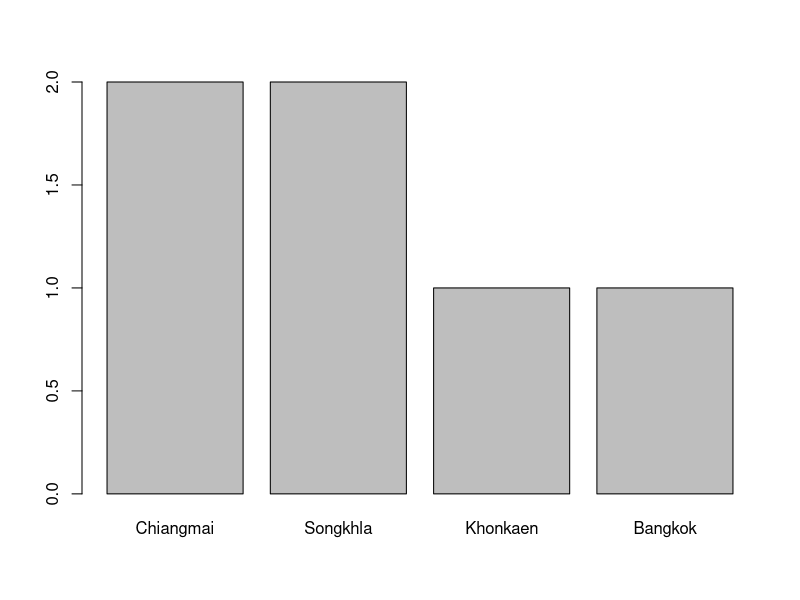
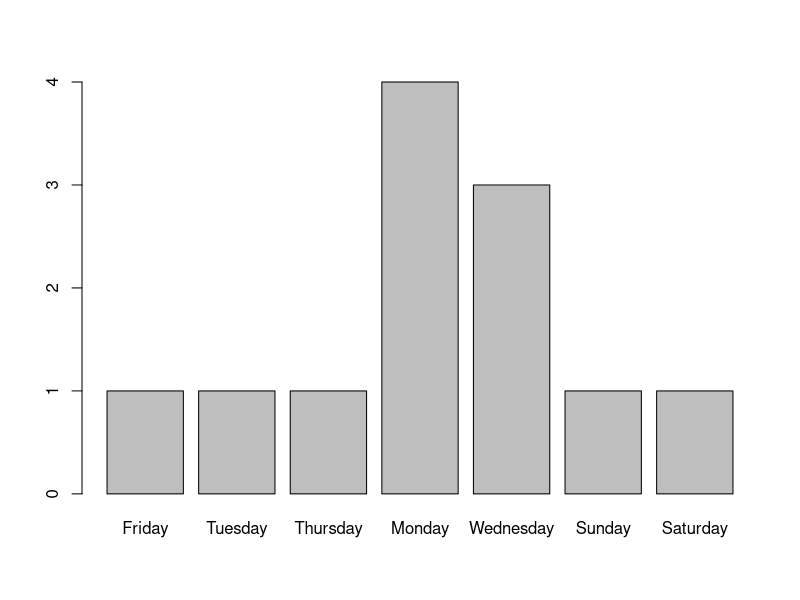

Reproduce these figures in R, in order.
## ---- chunk 1
knitr::opts_chunk$set(echo = TRUE)
## ---- chunk 2
mix <- c(TRUE, "Correct", 8, 2.2) # Different Data Type

# Display and check the class of the vector "mix"
mix
typeof(mix) # coerced to 'character' type

# Note : Run some of command using "crop some code & cmd Enter"
## ---- chunk 3

a <- 3
typeof(a) # double

# Coerce a double to integer
a <- as.integer(a) # must save type to variable
typeof(a) # integer (3L) L represents for integer only

b <- TRUE
# Coerce a logical value to numeric (0 and 1)
b <- as.numeric(b)
b # b is now 1
typeof(b) # double (is in numeric type)

c <- FALSE
# Coerce a logical value to character string
c <- as.character(c)
c # "FALSE" as character
typeof(c) # character type

# Try to coerce two non-compatible data types (like a character string to numeric)
r_coder <- as.double("R CODER")
r_coder # NA = Not Applicable
## ---- chunk 4

# Create a vector with 4 mangoes and 6 apples
fruits <- c(mango = 4 , apple = 6) # we can assign name then value in vector
fruits

# Use the "setNames" function to name the vector "my_fruit"
my_fruit <- c(4,6)
fruit_name <- c('mango','apple')
setNames(my_fruit , fruit_name) # use setNames function to set my_fruit vector with fruit_name

## Note : Different Dimension will get NA for their name
# Example
a <- c(1,2,3)
b <- c('A','B')
setNames(a , b) # setNames a (value vector) with b (name vector)
# see tht 3's name will be <NA> (Not Applicable)
## ---- chunk 5
z <- c(12, 15, 3, 22)

# Sort the vector "z" in ascending order with the "sort" function [Sort no need to assign] 
sort(z , decreasing = FALSE)
# Sort the vector "z" in descending order with the "sort" function 
sort(z , decreasing = TRUE)

# Note : Order = get pos from sorting

# Sort the vector "z" in ascending order with the "order" function 
order(z , decreasing = FALSE)
# Sort the vector "z" in descending order with the "order" function 
order(z , decreasing = TRUE)

# Reverse the order of the vector "z"
rev( z ) # reverse z
## ---- chunk 6

x <- c(1, 5)
y <- c(4, 0, 1, 3)

# Check if each element of the vector "x" is contained in the vector "y"
x %in% y # 1 in y , but 5 not in y (will check all elements in x if in y)

# Return the common element(s) between the vector "x" and "y"
x[ x %in% y ] # use slicing index of vector

# Check if all the elements of the vector "x" are in the vector "y" with the function "all"
all(x %in% y) # FALSE

## ---- chunk 7

my_month <- month.abb # abb is from abbreviated
my_month

# Access different data of "my_month"
# First element
my_month[ c(1) ]

# Third and fourth element
my_month[ c(3,4) ]
# Fifth and seventh element
my_month[ c(5,7) ]
# Last element of vector
my_month[ length(my_month) ]
# Even months
my_month[ c(2,4,6,8,10,12) ] 
# Odd months
my_month[ c(1,3,5,7,9,11) ]
## ---- chunk 8

# The maximum monthly temperature of a spanish city in 2017.
Spain_temp <- c(22.52, 18.70, 19.61, 22.79, 29.38, 30.19,
                33.16, 36.97, 33.29, 28.98, 24.31, 22.43)

setNames(Spain_temp, month.abb) # set names to Spain_temp vector with month.abb name

# Months with maximum temperature greater than 30
Spain_temp[ Spain_temp > 30 ] # get index which in condition

# Months with maximum temperature lower than 20 OR greater than 35
Spain_temp[ Spain_temp < 20 | Spain_temp > 35 ]
## ---- chunk 9

my_capital <- c("London", "New York", "Paris", NA, "Bangkok")

# Deleting 'London' with a "-" sign
my_capital <- my_capital[-1] # - 1 for deleting index 1 (London)
my_capital

# Deleting 'London' with the "which" function
# my_capital[ -which( my_capital == 'London') ] # index deleting element which in condition (my_captial == 'London') 

# Remove NA
my_capital <- my_capital[ ! is.na(my_capital) ] # not including element which is 'NA'
my_capital

## ---- chunk 10

# Create the vector of 10 20 30 40 50 60 70 80 90 100 using the "by" argument
numbers <- seq(10 , 100 , by = 10)
numbers

# Create the vector of 0.0 0.1 0.2 0.3 0.4 0.5 0.6 0.7 0.8 0.9 1.0 using the "length.out" argument
decimals <- seq(0 , 1 , length.out = 11) # 11 numbers including 0
decimals

# Create the vector of "female" "male" "female" "male" "female" "male"
genders <- rep( c("female","male") , times = 3)
genders

# Create the vector of TRUE TRUE TRUE FALSE FALSE FALSE
status <- c( rep("TRUE" , times = 3) , rep("FALSE" , times = 3) )
status
## ---- chunk 11

my_data <- 1:12

# Create 2-column matrix ordered by column
my_matrix_2col <- matrix(my_data , byrow = FALSE , ncol = 6) # ordered by column (not by row)
my_matrix_2col

# Create 4-row matrix ordered by column
my_matrix_4row <- matrix(my_data , byrow = FALSE , nrow = 4) # ordered by column (not by row)
my_matrix_4row

# Create 3-row matrix ordered by row
my_matrix_3row <- matrix(my_data , byrow = TRUE , nrow = 3) # order by row
my_matrix_3row

u <- c(2, 7, 3, 6, 1)
v <- c(3, 7, 3, 5, 9)

# column binding
colbind <- cbind(u , v) # transposed automatically
colbind

# row binding
rowbind <- rbind(u , v)
rowbind

# check the output class
class(colbind) # "matrix" "array"
class(rowbind) # "matrix" "array"

# matrix of 'logical' and 'character' data type
matrix(c(TRUE, TRUE, FALSE, TRUE), ncol = 2)
matrix(c("red", "green", "orange", "black" , "cyan" , "magenta") , ncol = 2)

## ---- chunk 12

matA <- matrix(c(3, 1, 6, 1, 2, 9), ncol = 2)
matA

# Create matB by adding column c(6, 1, 7) and c(1, 6, 1) to matA
matB <- cbind(matA , c(6,1,7) , c(1,6,1)) # automatically transposed
matB

# Remove first and third column of matB
matB <- matB[ , -c(1,3)] # get all row , delete column 1&3
matB

# Remove second row of matA
matA <- matA[ -c(2) , ] # delete row 2 , get all column
matA

matC <- matrix(c(2, 7, 1, 3, 6, 1), ncol = 2, byrow = T)
matD <- matrix(c(3, 7, 6, 3, 5, 9), ncol = 2, byrow = T)

# Stack matrices matC and matD vertically and horizontally
rbind( matC , matD ) # horizontally 
cbind( matC , matD ) # vertically
## ---- chunk 13

my_mat <- matrix(1:8, nrow = 2, ncol = 4)
my_mat

# Label rows of my_mat with c("M", "F") and columns with the letters A to D
rownames(my_mat) <- c("M" , "F")
colnames(my_mat) <- LETTERS[1:4]

# Name the row and column variables of my_mat as "Sex" and "Group", respectively
dimnames(my_mat) <- list(Sex = rownames(my_mat) , Group = colnames(my_mat) )
  # list is concatenating vector together
  # or using this command : dimnames(my_mat) <- list(sex = c("M","F") , group = LETTERS[1:4])
my_mat # print matrix with rowname & colname

# See the structure of a matrix my_mat
str(my_mat)

# Remove column names of my_mat
colnames(my_mat) <- NULL
my_mat

# Remove both row and column names of my_mat
unname(my_mat) # remove row names & col names
my_mat
## ---- chunk 14

# You have a vector containing the week days when some event happened.
event_day <- c("Friday", "Tuesday", "Thursday", 
               "Monday", "Wednesday", "Monday", 
               "Wednesday", "Monday", "Monday", 
               "Wednesday", "Sunday", "Saturday") # 1D Matrix (vector) with 12 elements

summary(event_day)

# Convert your character vector to factor by preserving the order of the levels as appear on the input data
char_to_fac <- factor(event_day , levels = unique(event_day)) # sort alphabetically with levels found in unique
char_to_fac

summary(char_to_fac) # same result as table(char_to_fac)

# unique(event_day) # return elements that's not repeated respectively (เรียงตามที่เห็นก่อน)
# sort(unique(event_day)) # sort alphabetically
## ---- chunk 15

# You have the following data stored in a numeric vector
city <- c(3, 2, 1, 4, 3, 2)

# Convert the data into factor and get it categorized for further analysis
factor(city)

# Change factor labels of the levels 
cities <- c("Bangkok" , "Chiangmai" , "Songkhla" , "Khonkaen")
cities_label <- factor(city , labels = cities)
cities_label
## ---- chunk 16

# Create a vector with the desired order
my_order <- c("Chiangmai", "Songkhla", "Khonkaen", "Bangkok")

# cities_label = c(Songkhla  Chiangmai Bangkok   Khonkaen  Songkhla  Chiangmai)

# Indicate the order in the 'levels' argument
city_factor <- factor(cities_label , levels = my_order) # sort by level (but not changed)
city_factor # same data but levels changed
## ---- chunk 17
barplot(table(city_factor))
barplot(table(char_to_fac))
## ---- chunk 18

set.seed(123) # fixed random numbers
my_df <- data.frame(city = city_factor , salary = sample(20:50, 6)) # sample = random
my_df

# Reorder the factor based on the "mean wage" of the individuals using the reorder function
levels(city_factor) # call levels

city_reordered <- reorder( my_df $ "city" , my_df $ "salary" , mean) # reorder column 1 by mean column 2
city_reordered  # levels ordered by value (Ascending)
## ---- chunk 19

levels(city_factor)
city_factor_rev <- rev(levels(city_factor))

# Reverse the order of levels of a factor with the "rev" function
city_factor_rev # reverse value (Descending)

city_reordered_reverse <- reorder( my_df $ "city" , my_df $ "salary" , mean , levels = city_factor_rev) # reorder column 1 by mean column 2
city_reordered_reverse # levels ordered by value (Ascending)
## ---- chunk 20

# Let the level `Khonkaen` appearing first and maintain the order of the others
city_factor_khonkean_first <- relevel(city_factor , "Khonkaen")

# Check all created factors
cities_label
city_factor
city_reordered
city_reordered_reverse
city_factor_khonkean_first
## ALL 5 ANSWERS MUST SAME
## ---- chunk 21

my_data <- c(0, 2, 0, 5, 1, 9, 9, 4)
my_factor <- factor(my_data)
my_factor

# Correct way!!
as.numeric(levels(my_factor))[my_factor]
# Wrong way!!
as.numeric(my_factor)
